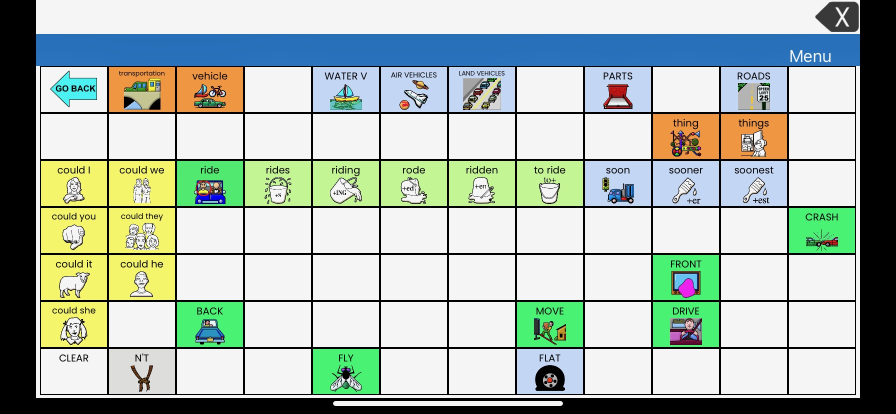
%> input picture Screenshots/ride.jpeg, 1792 x 828 px (shown at 1/2 size)
$ octave crop_grid.m   (GNU Octave 9; MATLAB toolbox functions it lacks are replaced by stand-ins)
%> lines starting %> are read from the running program, lines starting %| are printed output that depends on the picture; in (x1, y1, x2, y2) boxes, pixels count from 0 and x2, y2 are one past the last pixel; in counts of white or black regions, pixels touching at a corner belong together; the program's own positions count from 1
clear;
clc;

img = imread("Screenshots/ride.jpeg");
%> img is the input picture: size 828x1792x3 uint8; mean R, G, B 170.5, 183.6, 173.6

imggray = im2gray(im2double(img));
imb = imgaussfilt(imggray, 3);
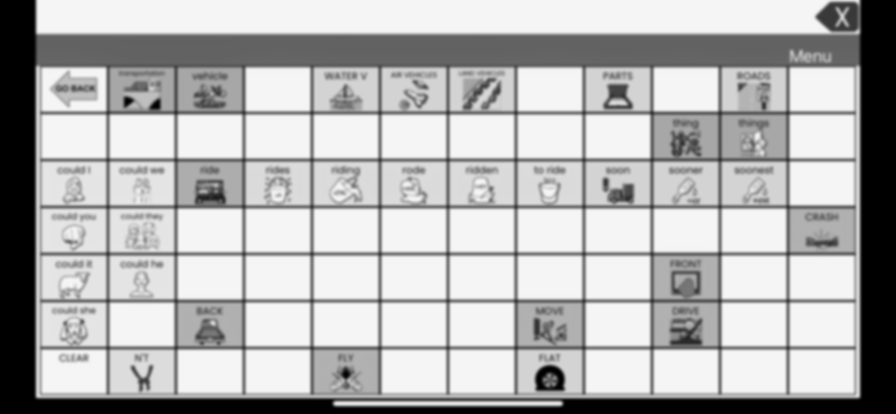
%> imb: size 828x1792 double (shown at 1/2 size); min 0, max 0.962, mean 0.7

isblack = imggray < 0.2;
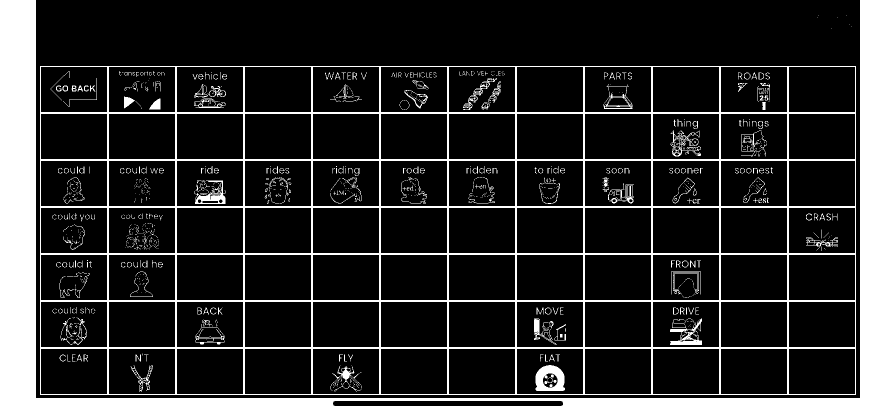
%> isblack: size 828x1792 logical (shown at 1/2 size); 18.2% white; 1111 white regions (852 under 20 px), largest, box (x1, y1, x2, y2) and area: (0, 0, 1792, 828) 167387, (80, 132, 1712, 790) 75936, (1071, 730, 1130, 782) 2018


[img, BW] = imremoveborder(img, isblack);
%> in imremoveborder, `CC = bwconncomp(gim);`: CC = 1111 connected components
%> the loop in imremoveborder, `for i = 1:CC.NumObjects` made 1111 passes
%> (min_b, max_b) on passes 1 to 3: ([1 1], [828 1792]), ([133 81], [790 1712]), ([154 102], [201 126])
%> after the loop in imremoveborder, `for i = 1:CC.NumObjects`:
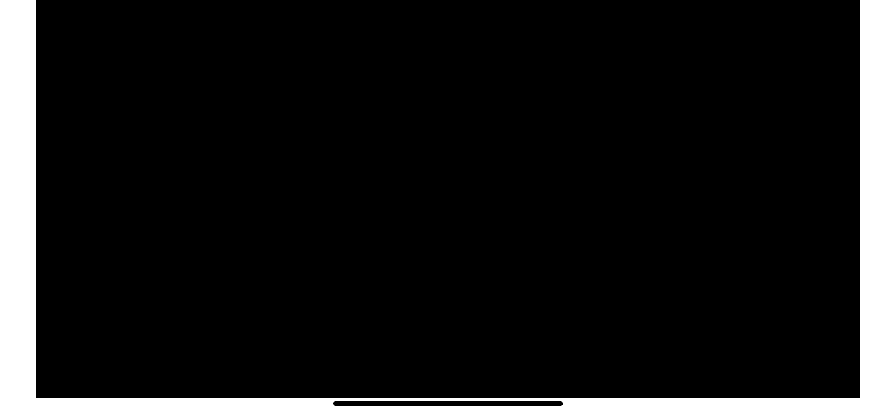
%> border: size 828x1792 logical (shown at 1/2 size); 11.3% white; 1 white region, box (x1, y1, x2, y2) and area: (0, 0, 1792, 828) 167387
%> in imremoveborder, `CC2 = bwconncomp(main);`: CC2 = 2 connected components
%> in imremoveborder, `CC2size = cellfun(@(x) length(x), CC.PixelIdxList);`: CC2size = 1111 values, max 167387 at index 1, min 1 at index 16, mean 242.6
%> in imremoveborder, `[~, max_i] = max(CC2size);`: max_i = 1
%> in imremoveborder, `xe = max(x);`: xe = 796
%> in imremoveborder, `ys = min(y);`: ys = 73
%> in imremoveborder, `ye = max(y);`: ye = 1720
%> in imremoveborder, `img_crop = img(xs:xe, ys:ye, :);`:
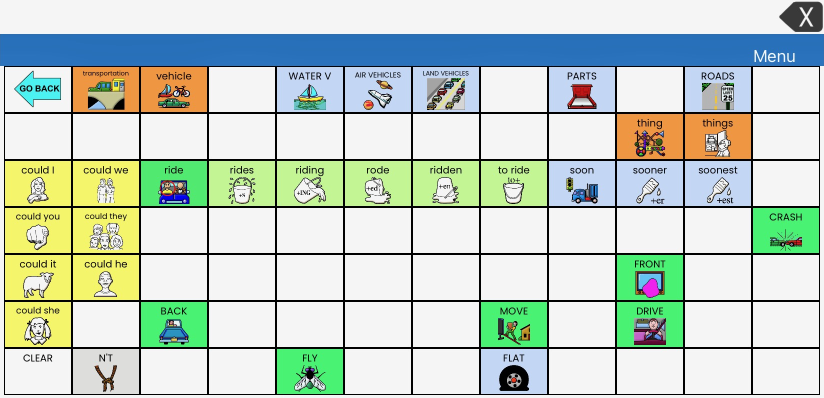
%> img_crop: size 796x1648x3 uint8 (shown at 1/2 size); mean R, G, B 192, 206.8, 195.4
%> in imremoveborder, `border_pixels_crop = border_pixels(xs:xe, ys:ye, :);`:
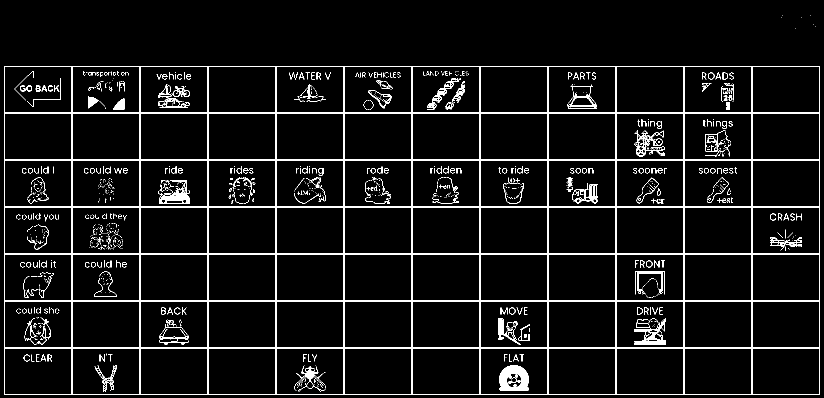
%> border_pixels_crop: size 796x1648 logical (shown at 1/2 size); 7.8% white; 1110 white regions (852 under 20 px), largest, box (x1, y1, x2, y2) and area: (8, 132, 1640, 790) 75936, (999, 730, 1058, 782) 2018, (1268, 636, 1332, 690) 1234


%%
% Find lines
[H,T,R] = hough(BW);
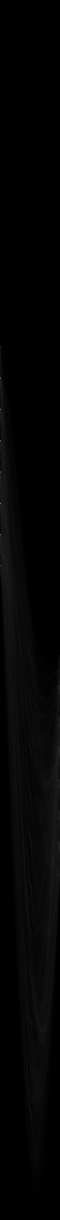
%> H: size 3659x180 double (shown at 1/3 size); min 0, max 1632, mean 27.9; drawn with min black and max white
%> T = 180 values from -90 to 89; R = 3659 values from -1829 to 1829
P  = houghpeaks(H,13+8,'threshold',ceil(0.1*max(H(:))));
%> P = 21 rows, first 12: [1041 1; 1133 1; 1227 1; 1321 1; 1415 1; 1509 1; 1603 1; 1697 1; 1838 91; 1972 91; 2108 91; 2244 91]
lines = houghlines(BW,T,R,P,'FillGap',5,'MinLength',300);
%> lines = 21 lines; longest, point1 to point2 (x, y): (9, 790) to (1640, 790), (9, 698) to (1640, 698), (9, 604) to (1640, 604), (9, 510) to (1640, 510), (9, 416) to (1640, 416), (9, 322) to (1640, 322)

% Get vertical and horizontal lines
points1 = cat(1,lines.point1);
%> points1 = 21 rows, first 12: [9 790; 9 698; 9 604; 9 510; 9 416; 9 322; 9 228; 9 134; 9 133; 143 133; 279 133; 415 133]
delta = points1 - cat(1,lines.point2);
%> delta = 21 rows, first 12: [-1631 0; -1631 0; -1631 0; -1631 0; -1631 0; -1631 0; -1631 0; -1631 0; 0 -657; 0 -657; 0 -657; 0 -657]
is_vertical = abs(delta(:, 1)) < 0.1;
%> is_vertical = 21 logical values, 13 true
is_horizontal = abs(delta(:, 2)) < 0.1;
%> is_horizontal = 21 logical values, 8 true
verts = sort(points1(is_vertical, 1));
%> verts = [9; 143; 279; 415; 551; 687; 823; 959; 1095; 1231; 1367; 1503; 1639]
horis = sort(points1(is_horizontal, 2));
%> horis = [134; 228; 322; 416; 510; 604; 698; 790]

yn = length(horis)-1;
%> yn = 7
xn = length(verts)-1;
%> xn = 12

% Extract images and remove borders (i.e. lines that ended up in the icon
imcells = cell(yn, xn);
%> imcells = 84 items
p = 1;
for yi = 1:yn
    for xi = 1:xn
        ys = horis(yi:(yi+1));
        xs = verts(xi:(xi+1));

        imgc = img(ys(1):ys(2), xs(1):xs(2), :);
        isborder = BW(ys(1):ys(2), xs(1):xs(2), :);

        [imgc] = imremoveborder(imgc, isborder);
        imcells{yi, xi} = imgc;

        subplot(yn, xn, p);
        imshow(imgc)
        p = p +1;
    end
end
%> this loop made 7 passes
%> after the loop, p = 85
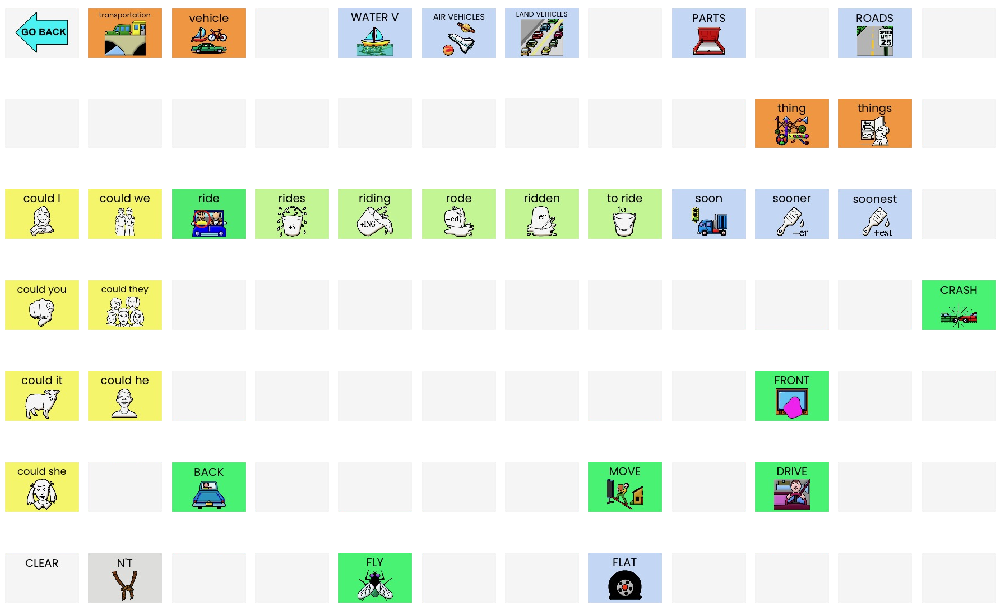
%> figure redrawn from the program's plot data, 84 panels


function [img_crop, border_pixels_crop] = imremoveborder(img, border_pixels)
    % border pixels set true if they are the same color as the border
    gim = border_pixels;

    % Get co
    CC = bwconncomp(gim);

    [h,w] = size(gim);
    border = false([h,w]);
    for i = 1:CC.NumObjects
        idxs = CC.PixelIdxList{i};

        % if the connected component sits at the edge of the image
        % set its pixels true in the border
        [x, y] = ind2sub([h,w], idxs);
        subs = [x, y];
        min_b = min(subs);
        max_b = max(subs);
        border(idxs) = sum(min_b - 1) < 0.1 || sum(abs(max_b - [h,w]))  < 0.1;
    end

    % If there are any set pixels in the border
    if any(border)
        % invert the border and get the largest CC
        main = ~border;
        CC2 = bwconncomp(main);

        max_i = 1;
        if CC2.NumObjects > 1
            CC2size = cellfun(@(x) length(x), CC.PixelIdxList);
            [~, max_i] = max(CC2size);
        end
        idxs = CC2.PixelIdxList{max_i};

        % crop bounds
        [x, y] = ind2sub([h,w], idxs);
        xs = min(x);
        xe = max(x);
        ys = min(y);
        ye = max(y);

        img_crop = img(xs:xe, ys:ye, :);
        border_pixels_crop = border_pixels(xs:xe, ys:ye, :);
    else
        img_crop = img;
        border_pixels_crop = border_pixels;
    end
end

$ run again, with Screenshots/come-parts.jpeg copied over Screenshots/ride.jpeg
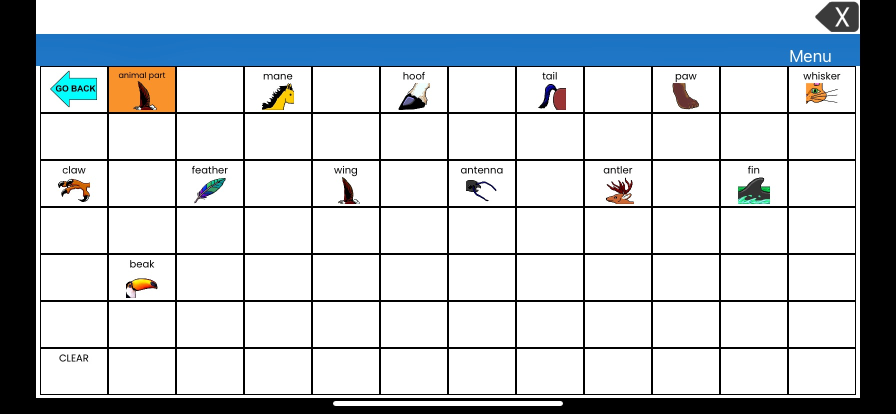
%> input picture Screenshots/come-parts.jpeg, 1792 x 828 px (shown at 1/2 size)
%> img is the input picture: size 828x1792x3 uint8; mean R, G, B 193.4, 199.1, 203.6
%> `isblack = imggray < 0.2;`:
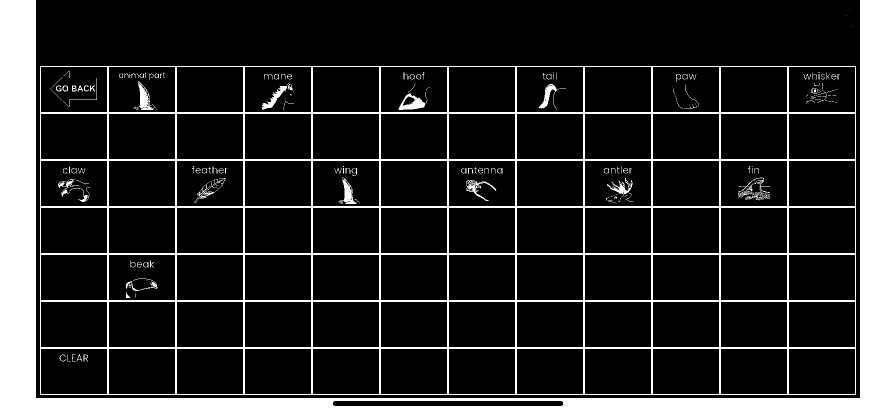
%> isblack: size 828x1792 logical (shown at 1/2 size); 17.1% white; 250 white regions (148 under 20 px), largest, box (x1, y1, x2, y2) and area: (0, 0, 1792, 828) 167385, (80, 132, 1712, 790) 75936, (797, 187, 851, 220) 854
%> CC = 250 connected components
%> the loop in imremoveborder, `for i = 1:CC.NumObjects` made 250 passes
%> (min_b, max_b) on passes 1 to 3: ([1 1], [828 1792]), ([133 81], [790 1712]), ([155 102], [201 125])
%> main: size 828x1792 logical; 88.7% white; 1 black region, box (x1, y1, x2, y2) and area: (0, 0, 1792, 828) 167385
%> CC2 = 2 connected components
%> CC2size = 250 values, max 167385 at index 1, min 1 at index 18, mean 1015.4
%> max_i = 1
%> xe = 796
%> ys = 73
%> ye = 1720
%> in imremoveborder, `border_pixels_crop = border_pixels(xs:xe, ys:ye, :);`:
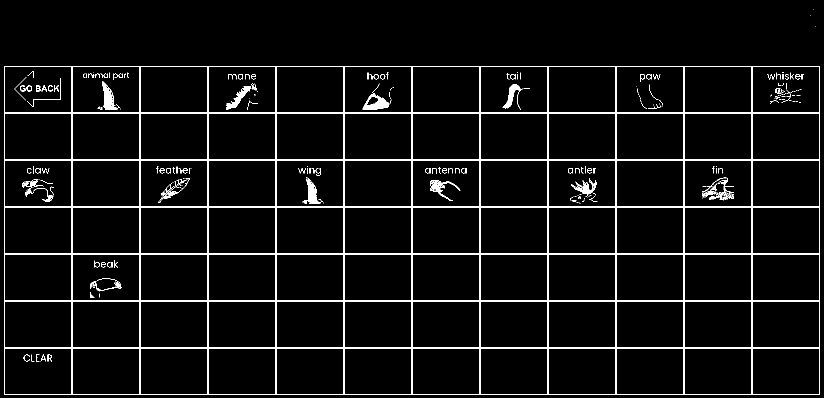
%> border_pixels_crop: size 796x1648 logical (shown at 1/2 size); 6.6% white; 249 white regions (148 under 20 px), largest, box (x1, y1, x2, y2) and area: (8, 132, 1640, 790) 75936, (725, 187, 779, 220) 854, (204, 163, 236, 220) 822
%> T = 180 values from -90 to 89; R = 3659 values from -1829 to 1829
%> P = 21 rows, first 12: [1041 1; 1133 1; 1227 1; 1321 1; 1415 1; 1509 1; 1603 1; 1697 1; 1838 91; 1972 91; 2108 91; 2244 91]
%> lines = 21 lines; longest, point1 to point2 (x, y): (9, 790) to (1640, 790), (9, 698) to (1640, 698), (9, 604) to (1640, 604), (9, 510) to (1640, 510), (9, 416) to (1640, 416), (9, 322) to (1640, 322)
%> points1 = 21 rows, first 12: [9 790; 9 698; 9 604; 9 510; 9 416; 9 322; 9 228; 9 134; 9 133; 143 133; 279 133; 415 133]
%> delta = 21 rows, first 12: [-1631 0; -1631 0; -1631 0; -1631 0; -1631 0; -1631 0; -1631 0; -1631 0; 0 -657; 0 -657; 0 -657; 0 -657]
%> is_vertical = 21 logical values, 13 true
%> is_horizontal = 21 logical values, 8 true
%> verts = [9; 143; 279; 415; 551; 687; 823; 959; 1095; 1231; 1367; 1503; 1639]
%> horis = [134; 228; 322; 416; 510; 604; 698; 790]
%> yn = 7
%> xn = 12
%> imcells = 84 items
%> the loop `for yi = 1:yn` made 7 passes
%> after the loop `for yi = 1:yn`: p = 85

$ run again, with Screenshots/come.jpeg copied over Screenshots/ride.jpeg
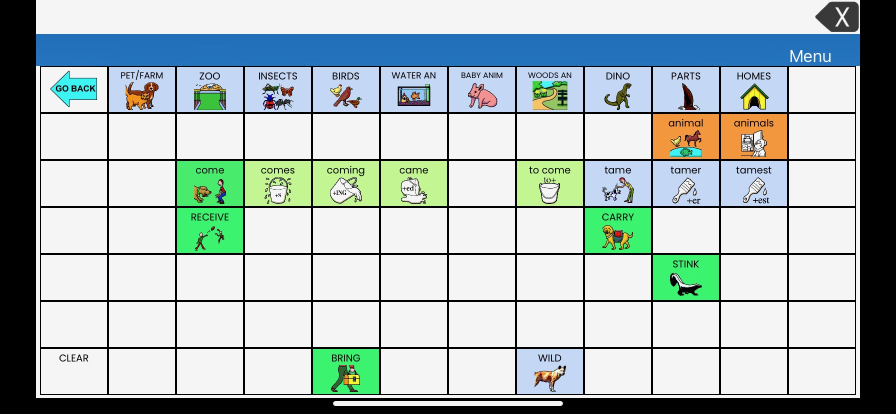
%> input picture Screenshots/come.jpeg, 1792 x 828 px (shown at 1/2 size)
%> img is the input picture: size 828x1792x3 uint8; mean R, G, B 172.2, 186.1, 185.1
%> `isblack = imggray < 0.2;`:
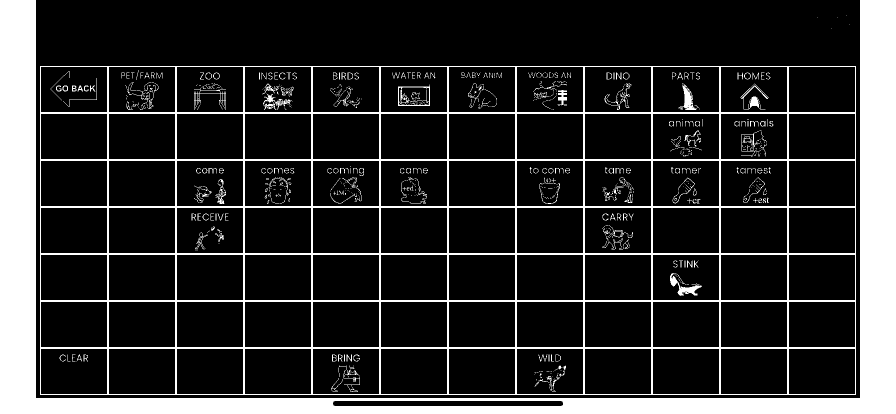
%> isblack: size 828x1792 logical (shown at 1/2 size); 17.6% white; 765 white regions (538 under 20 px), largest, box (x1, y1, x2, y2) and area: (0, 0, 1792, 828) 167387, (80, 132, 1712, 790) 75936, (1340, 546, 1404, 592) 871
%> CC = 765 connected components
%> the loop in imremoveborder, `for i = 1:CC.NumObjects` made 765 passes
%> (min_b, max_b) on passes 1 to 3: ([1 1], [828 1792]), ([133 81], [790 1712]), ([154 102], [201 126])
%> main: size 828x1792 logical; 88.7% white; 1 black region, box (x1, y1, x2, y2) and area: (0, 0, 1792, 828) 167387
%> CC2 = 2 connected components
%> CC2size = 765 values, max 167387 at index 1, min 1 at index 12, mean 342.1
%> max_i = 1
%> xe = 796
%> ys = 73
%> ye = 1720
%> in imremoveborder, `border_pixels_crop = border_pixels(xs:xe, ys:ye, :);`:
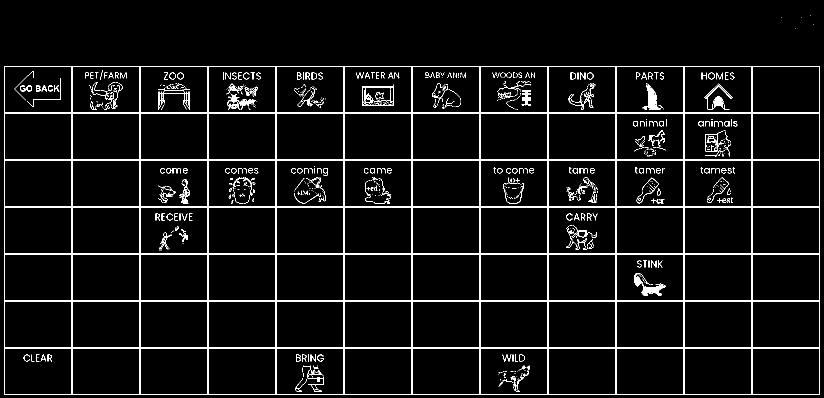
%> border_pixels_crop: size 796x1648 logical (shown at 1/2 size); 7.2% white; 764 white regions (538 under 20 px), largest, box (x1, y1, x2, y2) and area: (8, 132, 1640, 790) 75936, (1268, 546, 1332, 592) 871, (1285, 167, 1322, 220) 733
%> T = 180 values from -90 to 89; R = 3659 values from -1829 to 1829
%> P = 21 rows, first 12: [1041 1; 1133 1; 1227 1; 1321 1; 1415 1; 1509 1; 1603 1; 1697 1; 1838 91; 1972 91; 2108 91; 2244 91]
%> lines = 21 lines; longest, point1 to point2 (x, y): (9, 790) to (1640, 790), (9, 698) to (1640, 698), (9, 604) to (1640, 604), (9, 510) to (1640, 510), (9, 416) to (1640, 416), (9, 322) to (1640, 322)
%> points1 = 21 rows, first 12: [9 790; 9 698; 9 604; 9 510; 9 416; 9 322; 9 228; 9 134; 9 133; 143 133; 279 133; 415 133]
%> delta = 21 rows, first 12: [-1631 0; -1631 0; -1631 0; -1631 0; -1631 0; -1631 0; -1631 0; -1631 0; 0 -657; 0 -657; 0 -657; 0 -657]
%> is_vertical = 21 logical values, 13 true
%> is_horizontal = 21 logical values, 8 true
%> verts = [9; 143; 279; 415; 551; 687; 823; 959; 1095; 1231; 1367; 1503; 1639]
%> horis = [134; 228; 322; 416; 510; 604; 698; 790]
%> yn = 7
%> xn = 12
%> imcells = 84 items
%> the loop `for yi = 1:yn` made 7 passes
%> after the loop `for yi = 1:yn`: p = 85

$ run again, with Screenshots/drink.jpeg copied over Screenshots/ride.jpeg
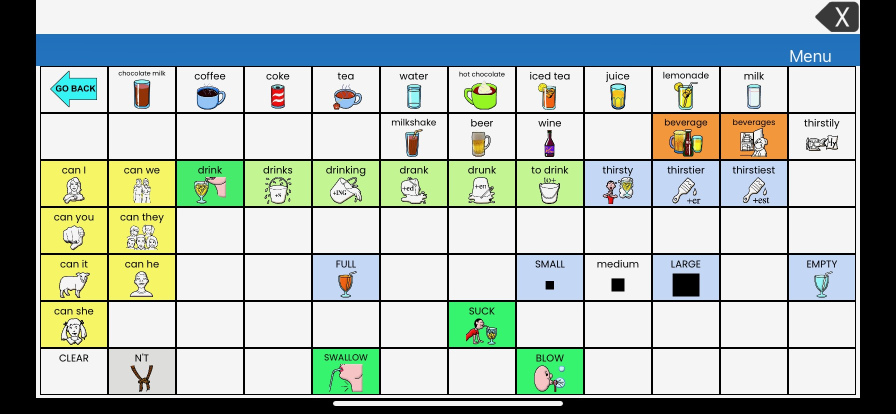
%> input picture Screenshots/drink.jpeg, 1792 x 828 px (shown at 1/2 size)
%> img is the input picture: size 828x1792x3 uint8; mean R, G, B 173.9, 185.8, 177.6
%> isblack: size 828x1792 logical; 18% white; 1392 white regions (1091 under 20 px), largest, box (x1, y1, x2, y2) and area: (0, 0, 1792, 828) 167387, (80, 132, 1712, 790) 75936, (1346, 547, 1399, 593) 2438
%> CC = 1392 connected components
%> the loop in imremoveborder, `for i = 1:CC.NumObjects` made 1392 passes
%> (min_b, max_b) on passes 1 to 3: ([1 1], [828 1792]), ([133 81], [790 1712]), ([155 102], [201 125])
%> main: size 828x1792 logical; 88.7% white; 1 black region, box (x1, y1, x2, y2) and area: (0, 0, 1792, 828) 167387
%> CC2 = 2 connected components
%> CC2size = 1392 values, max 167387 at index 1, min 1 at index 13, mean 192.4
%> max_i = 1
%> xe = 796
%> ys = 73
%> ye = 1720
%> in imremoveborder, `border_pixels_crop = border_pixels(xs:xe, ys:ye, :);`:
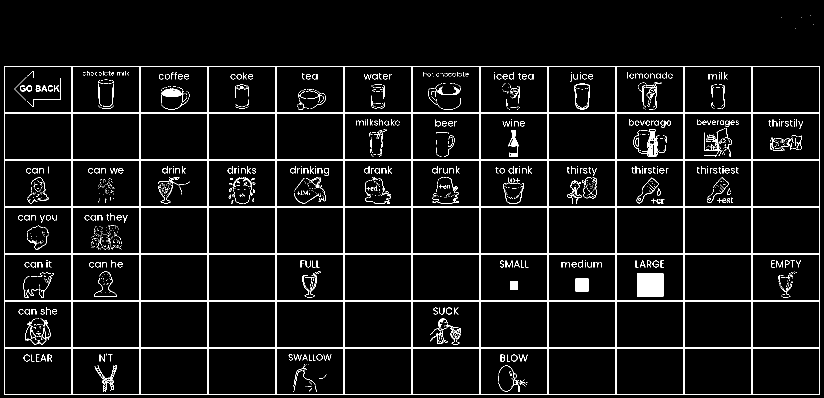
%> border_pixels_crop: size 796x1648 logical (shown at 1/2 size); 7.7% white; 1391 white regions (1091 under 20 px), largest, box (x1, y1, x2, y2) and area: (8, 132, 1640, 790) 75936, (1274, 547, 1327, 593) 2438, (1267, 259, 1332, 313) 694
%> T = 180 values from -90 to 89; R = 3659 values from -1829 to 1829
%> P = 21 rows, first 12: [1041 1; 1133 1; 1227 1; 1321 1; 1415 1; 1509 1; 1603 1; 1697 1; 1838 91; 1972 91; 2108 91; 2244 91]
%> lines = 21 lines; longest, point1 to point2 (x, y): (9, 790) to (1640, 790), (9, 698) to (1640, 698), (9, 604) to (1640, 604), (9, 510) to (1640, 510), (9, 416) to (1640, 416), (9, 322) to (1640, 322)
%> points1 = 21 rows, first 12: [9 790; 9 698; 9 604; 9 510; 9 416; 9 322; 9 228; 9 134; 9 133; 143 133; 279 133; 415 133]
%> delta = 21 rows, first 12: [-1631 0; -1631 0; -1631 0; -1631 0; -1631 0; -1631 0; -1631 0; -1631 0; 0 -657; 0 -657; 0 -657; 0 -657]
%> is_vertical = 21 logical values, 13 true
%> is_horizontal = 21 logical values, 8 true
%> verts = [9; 143; 279; 415; 551; 687; 823; 959; 1095; 1231; 1367; 1503; 1639]
%> horis = [134; 228; 322; 416; 510; 604; 698; 790]
%> yn = 7
%> xn = 12
%> imcells = 84 items
%> the loop `for yi = 1:yn` made 7 passes
%> after the loop `for yi = 1:yn`: p = 85
